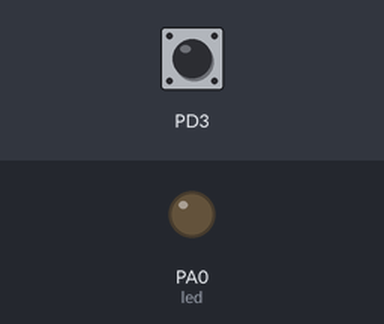
Bench run of a program on a simulated ATmega16, built with avr-gcc and emulated at 8 MHz. Shown: output pins drawn as LEDs (lit = HIGH). The inputs (shaded band) are chosen by the test bench; at power-on: PD3 HIGH.

Above: at 1.2 s.
1.3 s: PD3 pulled LOW for 0.15 s
At 2.5 s:
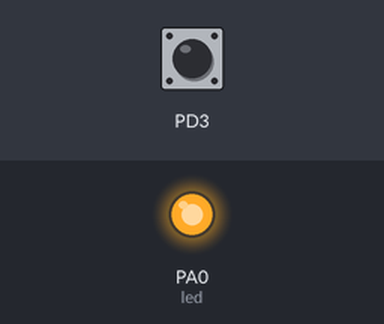
2.9 s: PD3 pulled LOW for 1 s
At 3.7 s:
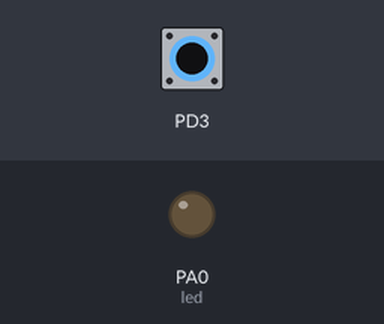
5.4 s: PD3 pulled LOW for 3.2 s
At 6.8 s:
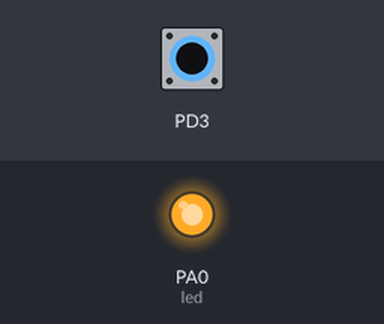
Timing chart, 0 to 8.4 s (numbered marks = the images above; inputs shaded):
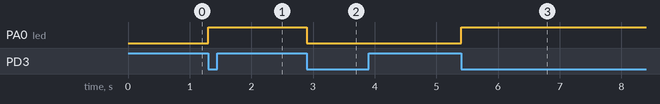

The program:

main.c
```c
/*
 * INT0.c
 *
 * Created: 27/02/2021 7:18:50 PM
 * Author : Admin
 */

#define F_CPU 8000000UL
#include <avr/io.h>
#include <avr/interrupt.h>
#include <util/delay.h>

ISR(INT1_vect)
{
	PORTA ^= (1 << 0);		//toggle led
}

int main(void)
{
	//io
	DDRA |= (1 << 0);		//PC0 = output, 0
	PORTD |= (1 << 3);			// PD3 = input pullup

	GICR |= (1 << INT1);	//enable INT0
	MCUCR |= (1 << ISC11);	// falling edge

	sei();			//enable global int

	while(1)
	{
		//sleep mode
	}
}
```

Measured:
- after the input at 1.3 s, PA0 (led): LOW → HIGH at once
- after the input at 2.9 s, PA0 (led): HIGH → LOW at once
- after the input at 5.4 s, PA0 (led): LOW → HIGH at once
